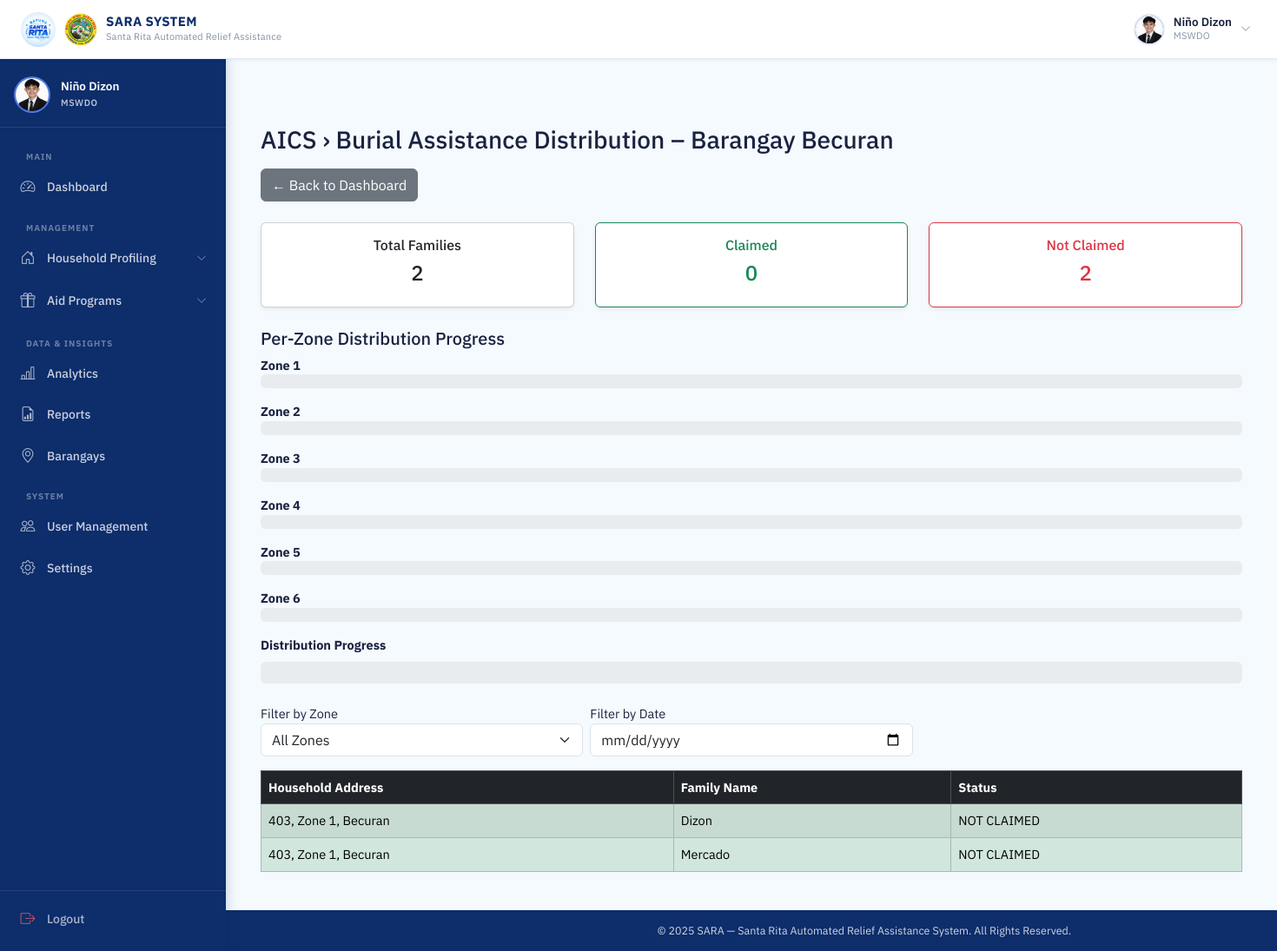
/mswdo/aid/1/barangays/1/ (signed in), run on an earlier commit of the app's database.
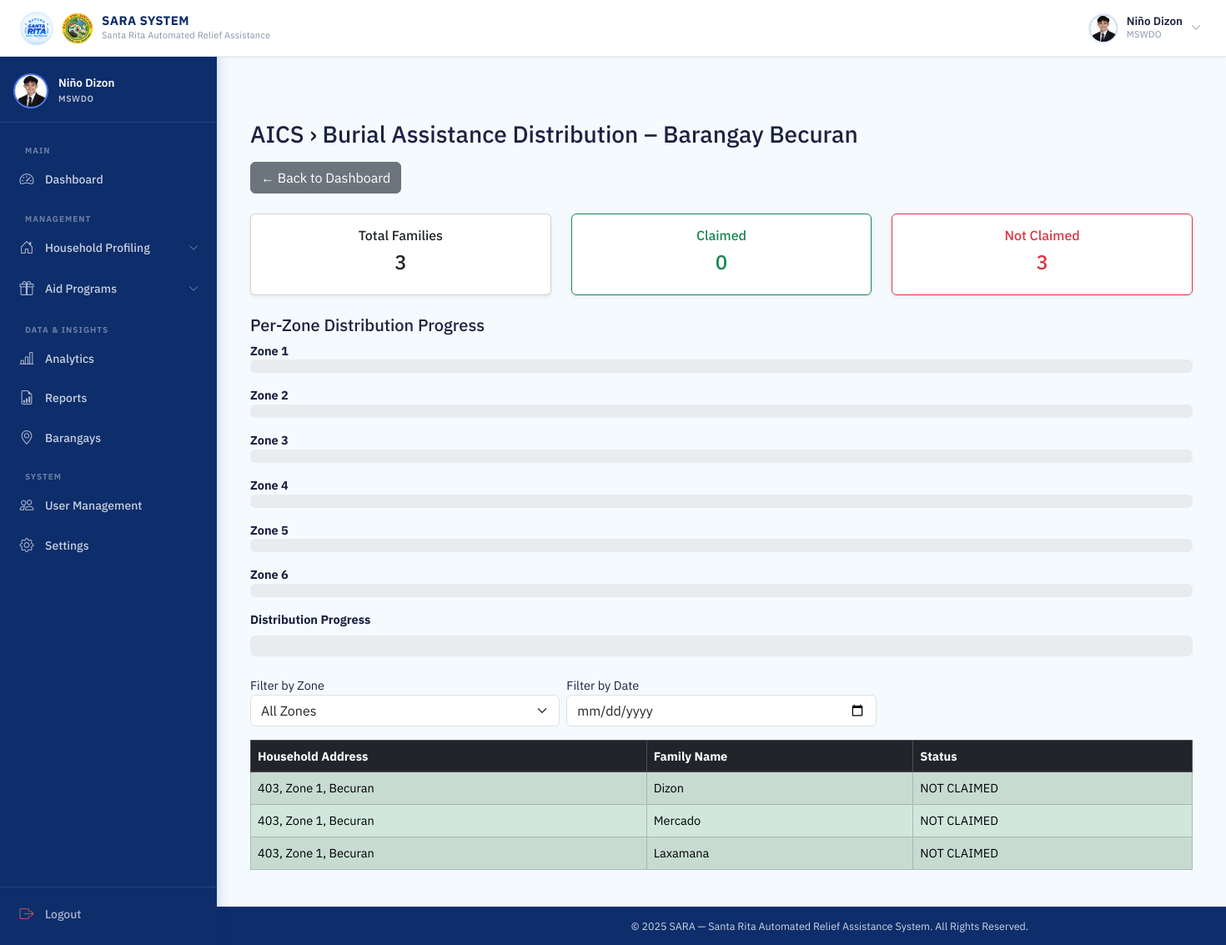
And on a later commit of the database.
### households/models.py (models this page shows, shortened)
class Family(models.Model):
    household = models.ForeignKey(Household, on_delete=models.CASCADE, related_name='families')
    family_name = models.CharField(max_length=100)
    rfid_uid = models.CharField(
        max_length=50,
        unique=True,
        null=True,
        blank=True
    )
    is_active = models.BooleanField(default=True)

### monitoring/views.py (the view)
# urls.py: path('mswdo/aid/<int:assistance_id>/barangays/<int:barangay_id>/', views.aid_barangay_detail, name='aid_barangay_detail'),
@login_required
@session_protected
@mswdo_or_staff_required
def aid_barangay_detail(request, assistance_id, barangay_id):
    assistance = get_object_or_404(
        Assistance.objects.select_related('program', 'aid_category'),
        id=assistance_id
    )
    barangay = get_object_or_404(Barangay, id=barangay_id)
    families = Family.objects.filter(
        household__barangay=barangay,
        is_active=True
    ).select_related('household', 'household__zone')
    claims = AidClaim.objects.filter(
        assistance=assistance,
        family__household__barangay=barangay
    ).select_related('family', 'family_member')
    selected_zone = request.GET.get('zone')
    if selected_zone:
        families = families.filter(household__zone_id=selected_zone)
    selected_date = request.GET.get('date')
    if selected_date:
        try:
            claims = claims.filter(claimed_at__date=selected_date)
        except (ValueError):
            selected_date = None
    zones = Zone.objects.filter(barangay=barangay)
    claim_map = {claim.family_id: claim for claim in claims}
    families_data = []
    for family in families:
        claim = claim_map.get(family.id)
        if claim:
            claimed_by_name = (
                f"{claim.family_member.first_name} {claim.family_member.last_name}"
                if claim.family_member else "FAMILY (RFID)"
            )
            status = f"CLAIMED BY: {claimed_by_name} on {claim.claimed_at.strftime('%Y-%m-%d %H:%M:%S')}"
        else:
            status = "NOT CLAIMED"
        families_data.append({
            'household_address': family.household.address,
            'family_name': family.family_name,
            'status': status,
            'zone': family.household.zone.name if family.household.zone else "N/A"
        })
    total_families = len(families_data)
    claimed_count = sum(1 for f in families_data if f['status'].startswith("CLAIMED"))
    unclaimed_count = total_families - claimed_count
    progress_percent = int((claimed_count / total_families) * 100) if total_families else 0
    zone_stats = []
    for zone in zones:
        zone_families = [f for f in families_data if f['zone'] == zone.name]
        total = len(zone_families)
        claimed = sum(1 for f in zone_families if f['status'].startswith("CLAIMED"))
        percent = int((claimed / total) * 100) if total else 0
        zone_stats.append({
            'zone': zone.name,
            'claimed': claimed,
            'total': total,
            'percent': percent
        })
    return render(request, 'monitoring/aid_barangay_detail.html', {
        'assistance': assistance,
        'barangay': barangay,
        'families_data': families_data,
        'zones': zones,
        'zone_stats': zone_stats,
        'selected_zone': selected_zone,
        'selected_date': selected_date,
        'total_families': total_families,
        'claimed_count': claimed_count,
        'unclaimed_count': unclaimed_count,
        'progress_percent': progress_percent,
    })

### accounts/context_processors.py (called while the page is built)
def auth_required(request):
    return {
        'requires_auth': request.user.is_authenticated
    }

### households/models.py (called while the page is built)
    @property
    def address(self):
        return f"{self.house_number}, {self.zone.name}, {self.barangay.name}"

### monitoring/templates/monitoring/aid_barangay_detail.html (shortened to what this page needs)
{% extends 'base.html' %}
{% block content %}
<div class="container mt-5">
  <h3 class="mb-3">
    {{ assistance.program.name }} › {{ assistance.aid_category.name }} Distribution – Barangay {{ barangay.name }}
  </h3>
  <a href="{% if request.user.role == 'MSWDO' %}{% url 'mswdo_dashboard' %}{% else %}{% url 'staff_dashboard' %}{% endif %}" class="btn btn-secondary mb-4">
    ← Back to Dashboard
  </a>
  <div class="row mb-4">
    <div class="col-md-4">
      <div class="card text-center shadow-sm">
        <div class="card-body">
          <h6>Total Families</h6>
          <h4>{{ total_families }}</h4>
        </div>
      </div>
    </div>
    <div class="col-md-4">
      <div class="card text-center shadow-sm border-success">
        <div class="card-body text-success">
          <h6>Claimed</h6>
          <h4>{{ claimed_count }}</h4>
        </div>
      </div>
    </div>
    <div class="col-md-4">
      <div class="card text-center shadow-sm border-danger">
        <div class="card-body text-danger">
          <h6>Not Claimed</h6>
          <h4>{{ unclaimed_count }}</h4>
        </div>
      </div>
    </div>
  </div>
<h5 class="mt-4">Per-Zone Distribution Progress</h5>
{% for z in zone_stats %}
<div class="mb-3">
    <strong>{{ z.zone }}</strong>
    <div class="progress">
    </div>
</div>
{% endfor %}
  <div class="mb-4">
    <label class="form-label fw-bold">Distribution Progress</label>
    <div class="progress" style="height: 25px;">
    </div>
  </div>
  <form method="get" class="row g-2 mb-3">
    <div class="col-md-4">
        <label>Filter by Zone</label>
        <select name="zone" class="form-select" onchange="this.form.submit()">
            <option value="">All Zones</option>
        </select>
    </div>
    <div class="col-md-4">
        <label>Filter by Date</label>
        <input type="date" name="date" value="{{ selected_date }}"
               class="form-control" onchange="this.form.submit()">
    </div>
</form>
  <div class="table-responsive">
    <table class="table table-bordered table-striped align-middle">
      <thead class="table-dark">
        <tr>
          <th>Household Address</th>
          <th>Family Name</th>
          <th>Status</th>
        </tr>
      </thead>
      <tbody>
        {% for data in families_data %}
          <tr class="{% if 'CLAIMED' in data.status %}table-success{% else %}table-danger{% endif %}">
            <td>{{ data.household_address }}</td>
            <td>{{ data.family_name }}</td>
            <td>{{ data.status }}</td>
          </tr>
        {% endfor %}
      </tbody>
    </table>
  </div>
</div>
{% endblock %}

What changed in the data, as far as the page shows it:
added Family: family_name "Laxamana"
Also different on the page:
{{ total_families }}: "2" → "3"
{{ unclaimed_count }}: "2" → "3"
new list line: "403, Zone 1, Becuran NOT CLAIMED"
